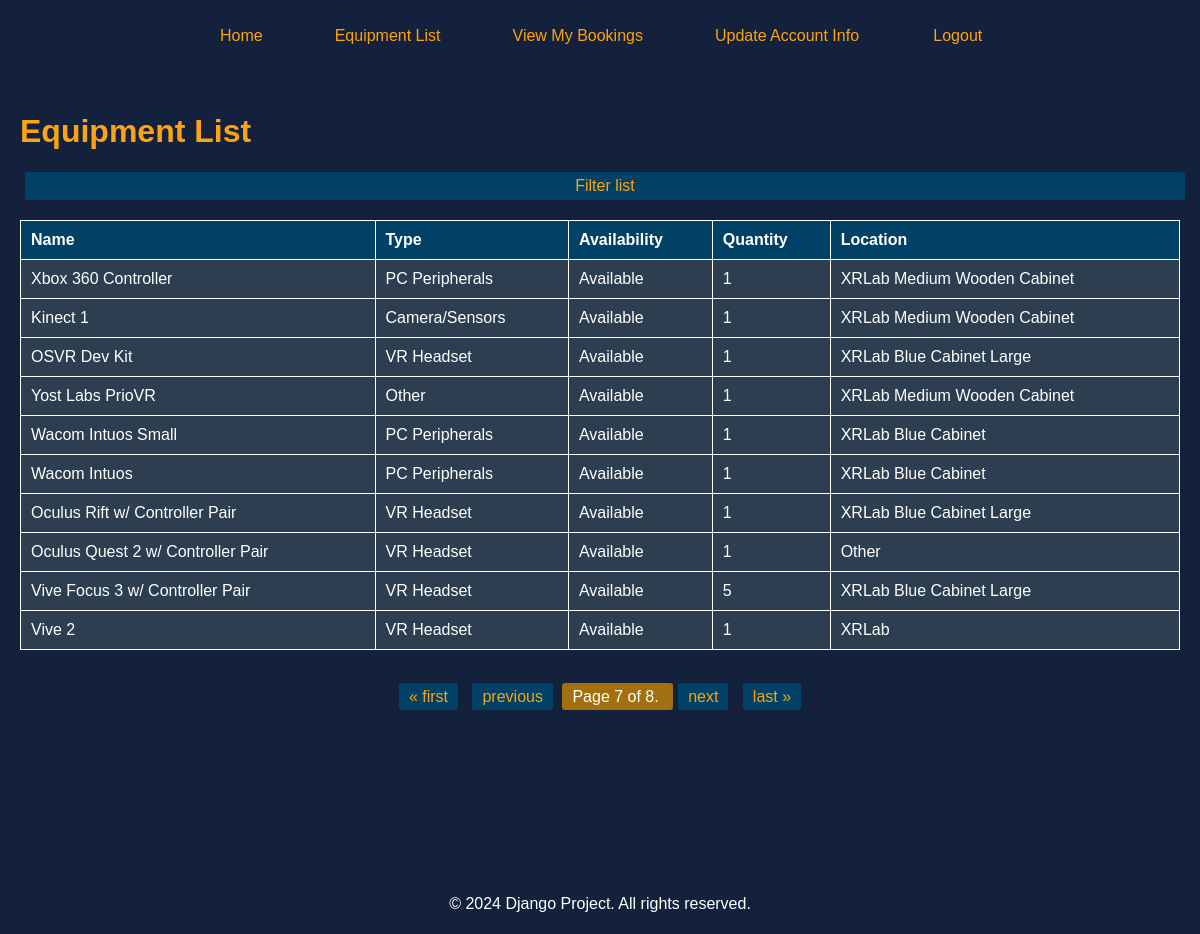
Screenshot of /inventory/equipment/?page=7 (signed in) with the database file from the repository.
### inventory/models.py (models this page shows, shortened)
class Equipment(models.Model):
    name = models.CharField(max_length=255, null=True, blank=True)
    type = models.CharField(max_length=100, null=True, blank=True)
    quantity = models.IntegerField(default=0, null=True)
    last_audit = models.DateField(null=True)
    location = models.ForeignKey('Location', on_delete=models.SET_NULL, null=True)
    status = models.CharField(max_length=100, null=True, blank=True)
    comments = models.TextField(null=True, blank=True)
    availability = models.BooleanField(default=True)
    onsite_only = models.BooleanField(default=False)

class Location(models.Model):
    class LocationList(models.TextChoices):
        OTHER = 'Other', _('Other')
        XRLab_Blue_Cabinet = 'XRLab Blue Cabinet', _('XRLab Blue')
        XRLab_Blue_Cabinet_Large = 'XRLab Blue Cabinet Large', _('XRLab Blue Cabinet Large')
        XRLab_Medium_Wooden_Cabinet = 'XRLab Medium Wooden Cabinet', _('XRLab Medium Wooden Cabinet')
    location_name = models.CharField(max_length=255, null=True, blank=True, default="Default Location")
    location_type = models.CharField(max_length=50, choices=LocationList.choices, default="")

### inventory/views.py (the view)
# urls.py: path('equipment/', views.EquipmentListView.as_view(), name='equipment_list'),
class EquipmentListView(LoginRequiredMixin, ListView):
    model = Equipment
    context_object_name = 'equipment_list'
    template_name = 'inventory/equipment_list.html'
    paginate_by = 10
    def get_context_data(self, **kwargs):
        context = super().get_context_data(**kwargs)
        equipment_types = Equipment.objects.values_list('type', flat=True).distinct()
        equipment_locations = Location.objects.values_list('location_name', flat=True).distinct()
        context['equipment_types'] = equipment_types
        context['equipment_locations'] = equipment_locations
        return context

### templates/inventory/equipment_list.html (shortened to what this page needs)
{% extends 'inventory/base.html' %}
{% load static %}
{% block extra_head %}
<link rel="stylesheet" href="{% static 'equipmentList.css' %}">
{% endblock %}
{% block content %}
<div class="content">
    <h1>Equipment List</h1>
    <button class="filter-button">Filter list</button>
    <table class="equipment-table">
        <thead>
            <tr>
                <th>Name</th>
                <th>Type</th>
                <th>Availability</th>
                <th>Quantity</th>
                <th>Location</th>
            </tr>
        </thead>
        <tbody>
            {% for equipment in equipment_list %}
            <tr onclick="showDetailsModal(this)" data-equipment-id="{{ equipment.id }}" data-equipment-name="{{ equipment.name }}" data-equipment-type="{{ equipment.type }}" data-equipment-availability="{{ equipment.availability|yesno:'Available,Not Available' }}" data-equipment-location="{{ equipment.location.location_name }}" data-equipment-quantity="{{ equipment.quantity }}">
                <td>{{ equipment.name }}</td>
                <td>{{ equipment.type }}</td>
                <td>{{ equipment.availability|yesno:"Available, Not Available" }}</td>
                <td>{{ equipment.quantity }}</td>
                <td>{{ equipment.location.location_name }}</td>
            </tr>
            {% empty %}
            <tr>
                <td colspan="5">No equipment found.</td>
            </tr>
            {% endfor %}
        </tbody>
    </table>
</div>
<div class="pagination">
    <span class="step-links">
        {% if page_obj.has_previous %}
            <a href="?page=1">&laquo; first</a>
            <a href="?page={{ page_obj.previous_page_number }}">previous</a>
        {% endif %}
        <span class="current">
            Page {{ page_obj.number }} of {{ page_obj.paginator.num_pages }}.
        </span>
        {% if page_obj.has_next %}
            <a href="?page={{ page_obj.next_page_number }}">next</a>
            <a href="?page={{ page_obj.paginator.num_pages }}">last &raquo;</a>
        {% endif %}
    </span>
</div>
{% endblock %}

### inventory/static/style.css (style rules this page uses)
body { background-color: RGB(20, 33, 61); font-family: Arial, Helvetica, sans-serif; }
button { width: 105.5%; flex: none; padding: 10px; border: none; border-radius: 5px; background-color: rgb(20, 33, 61); color: white; cursor: pointer; margin-top: 10px; }

### inventory/static/equipmentList.css (style rules this page uses)
body { background-color: RGB(20, 33, 61); font-family: Arial, sans-serif; color: white; margin: 0; }
.content { padding: 20px; }
h1 { color: rgb(252, 163, 17); display: inline-block; margin-right: 20px; }
.filter-button { background-color: rgb(252, 163, 17); color: RGB(20, 33, 61); border: none; border-radius: 5px; cursor: pointer; font-size: 1em; width: 100%; }
.filter-button { text-decoration: none; color: rgb(252, 163, 17); background-color: #004165; padding: 5px 10px; margin: 0 5px; border-radius: 3px; transition: background-color 0.3s, color 0.3s; }
.equipment-table { width: 100%; border-collapse: collapse; margin-top: 20px; }
.equipment-table th, .equipment-table td { border: 1px solid #FFF; padding: 10px; text-align: left; }
.equipment-table th { background-color: #004165; }
.equipment-table td { background-color: #2C3E50; }
.pagination { text-align: center; padding: 10px 0; }
.step-links { display: inline-block; padding: 8px 15px; border-radius: 5px; }
.step-links a { text-decoration: none; color: rgb(252, 163, 17); background-color: #004165; padding: 5px 10px; margin: 0 5px; border-radius: 3px; transition: background-color 0.3s, color 0.3s; }
.current { padding: 5px 10px; border-radius: 3px; background-color: #a2700f; / color: white; }

### templates/inventory/base.html (style rules this page uses)
html { height: 100%; box-sizing: border-box; }
*, *:before, *:after { box-sizing: inherit; }
body { display: flex; flex-direction: column; min-height: 100%; margin: 0; }

### rows the page displays
Equipment: name "Xbox 360 Controller", type "PC Peripherals", availability "Available", quantity "1", location.location_name "XRLab Medium Wooden Cabinet"
Equipment: name "Kinect 1", type "Camera/Sensors", availability "Available", quantity "1", location.location_name "XRLab Medium Wooden Cabinet"
Equipment: name "OSVR Dev Kit", type "VR Headset", availability "Available", quantity "1", location.location_name "XRLab Blue Cabinet Large"
Equipment: name "Yost Labs PrioVR", type "Other", availability "Available", quantity "1", location.location_name "XRLab Medium Wooden Cabinet"
Equipment: name "Wacom Intuos Small", type "PC Peripherals", availability "Available", quantity "1", location.location_name "XRLab Blue Cabinet"
Equipment: name "Wacom Intuos", type "PC Peripherals", availability "Available", quantity "1", location.location_name "XRLab Blue Cabinet"
Equipment: name "Oculus Rift w/ Controller Pair", type "VR Headset", availability "Available", quantity "1", location.location_name "XRLab Blue Cabinet Large"
Equipment: name "Oculus Quest 2 w/ Controller Pair", type "VR Headset", availability "Available", quantity "1", location.location_name "Other"
Equipment: name "Vive Focus 3 w/ Controller Pair", type "VR Headset", availability "Available", quantity "5", location.location_name "XRLab Blue Cabinet Large"
Equipment: name "Vive 2", type "VR Headset", availability "Available", quantity "1", location.location_name "XRLab"

### other values shown
{{ page_obj.number }} "7"
{{ page_obj.paginator.num_pages }} "8"
